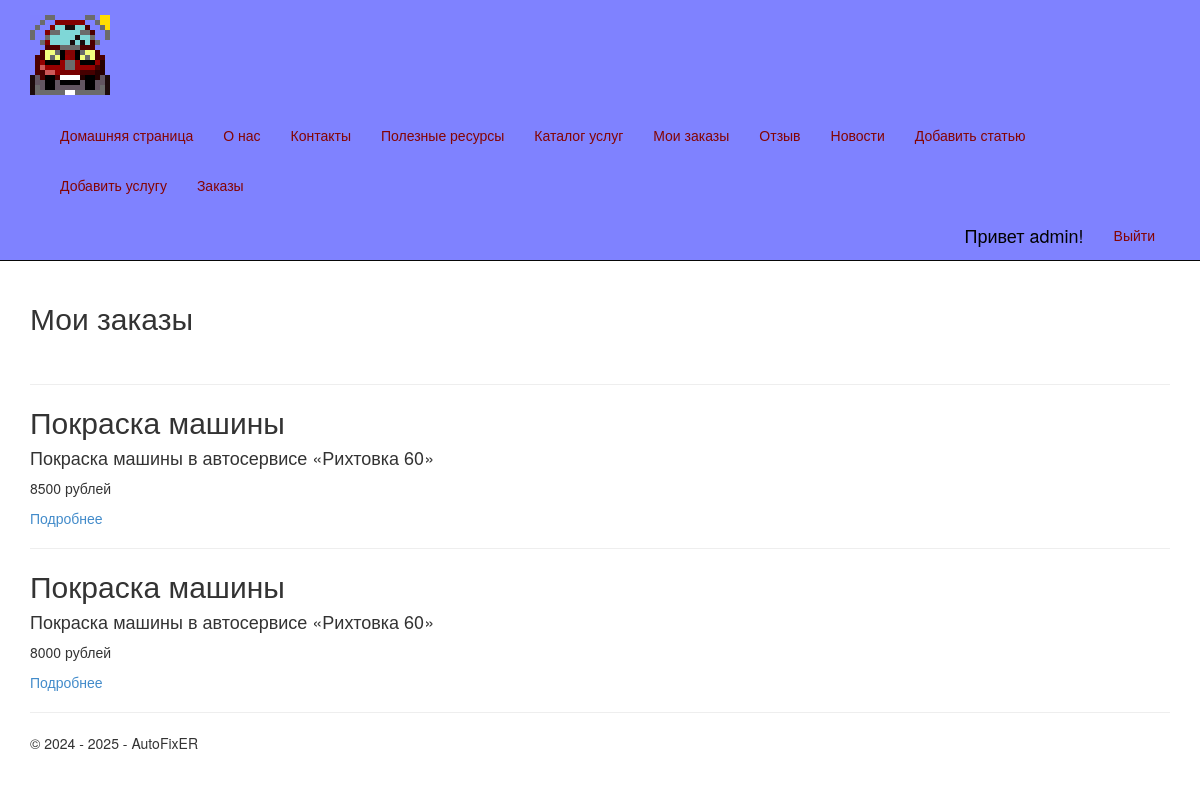
/basket/ (signed in), run on the app's committed database.
### app/models.py (models this page shows, shortened)
class Order(models.Model):
    service = models.ForeignKey(Service, null=True, blank=True, on_delete = models.SET_NULL, verbose_name = "Услуга")
    customer = models.ForeignKey(User, null=True, blank=True, on_delete = models.SET_NULL, verbose_name = "Покупатель")
    confrim = models.BooleanField(default=False, verbose_name="Подтвержден")
    ordered = models.DateTimeField(default=datetime.now(), db_index=True, verbose_name="Заказан")
    price = models.IntegerField(default=0, verbose_name="Цена")
    completed = models.BooleanField(default=False, verbose_name="Завершен")
    class Meta:
        db_table = "Orders" # имя таблицы для модели
        ordering = ["-id"] # порядок сортировки данных в модели ("-" означает по убыванию)
        verbose_name = "заказ"
        verbose_name_plural = "заказы"

class Service(models.Model):
    title = models.CharField(max_length=100, verbose_name="Заголовок")
    description = models.TextField(verbose_name="Краткое содержание")
    content = models.TextField(verbose_name="Полное содержание")
    price = models.IntegerField(default=0, verbose_name="Цена")
    image = models.FileField(default='temp.jpg', verbose_name='Путь к картинке')
    category = models.CharField(default='', max_length=100, verbose_name="Категория")
    class Meta:
        db_table = "Services" # имя таблицы для модели
        ordering = ["-price"] # порядок сортировки данных в модели ("-" означает по убыванию)
        verbose_name = "услуга"
        verbose_name_plural = "услуги"

### app/views.py (the view)
# urls.py: path('basket/', views.basket, name='basket'),
def basket(request):
    orders = Order.objects.filter(customer=request.user)
    assert isinstance(request, HttpRequest)
    return render(
        request,
        'app/basket.html',
        {
            'title':'Мои заказы',
            'orders': orders,
            'year':datetime.now().year,
            }
        )

### app/templates/app/basket.html
{% extends "app/layout.html" %}
{% block content %}
<h2>{{ title }}</h2>
<br />
{% for order in orders %}
<hr />
<div class="">
    <h2> {{order.service.title}} </h2>
    <h4> {{order.service.description}} </h4>
    <p> {{order.price}} рублей</p>
    <p><a href="{% url 'orderpost' parametr=order.ordered %}"> Подробнее </a> </p>
</div>
{% endfor %}
{% endblock %}

### app/templates/app/loginpartial.html (shortened to what this page needs)
﻿{% if user.is_authenticated %}
<form id="logoutForm" action="/logout/" method="post" class="navbar-right">
    <ul class="nav navbar-nav navbar-right">
        <li><span class="navbar-brand">Привет {{ user.username }}!</span></li>
        <li><a href="javascript:document.getElementById('logoutForm').submit()">Выйти</a></li>
    </ul>
</form>
{% else %}
<ul class="nav navbar-nav navbar-right">
    <li><a href="{% url 'login' %}">Войти</a></li>
</ul>
{% endif %}

### app/static/app/content/site.css (style rules this page uses)
body { padding-top: 0px; padding-bottom: 20px; }

### data on the page
Order: service "Покраска машины", service.description "Покраска машины в автосервисе «Рихтовка 60»", price "8500"
Order: service "Покраска машины", service.description "Покраска машины в автосервисе «Рихтовка 60»", price "8000"

### other printed values
{{ user.username }} "admin"
{{ title }} "Мои заказы"
